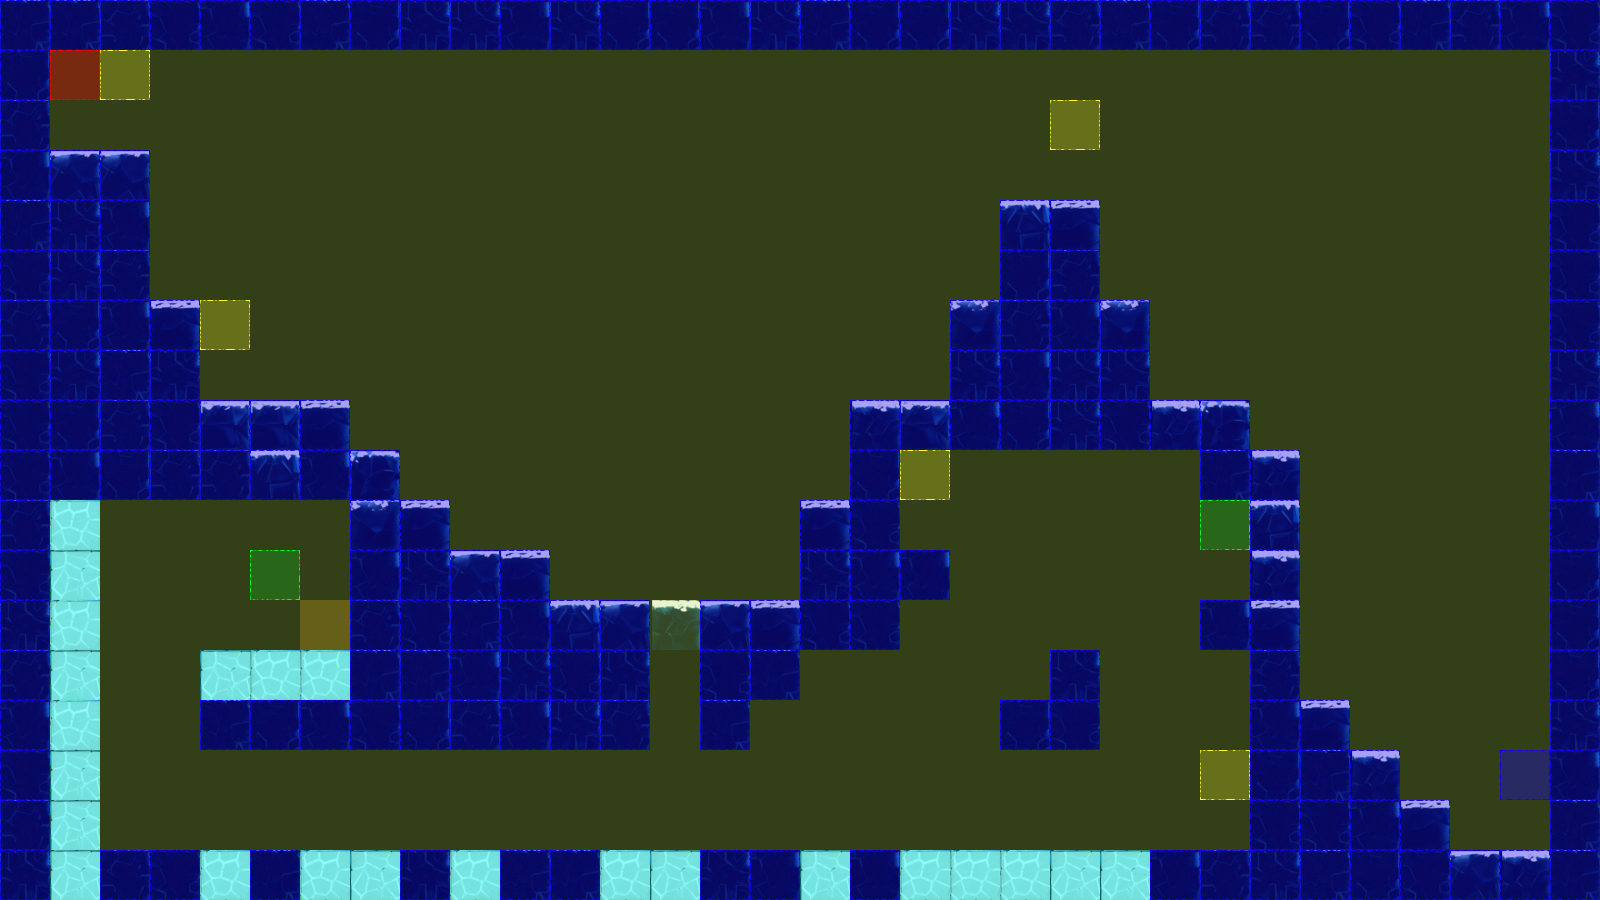

Below is a game level as drawn by its tile map, then a one-line description and the .tmx that defines it (tile-layer data replaced by summaries):
An orthogonal 32x18 tile map with 50x50 px tiles, 3 tile layers (terrain, collision, event), 2 tilesets.

<map version="1.0" orientation="orthogonal" renderorder="left-up" width="32" height="18" tilewidth="50" tileheight="50" nextobjectid="3">
 <tileset firstgid="1" name="frozenPlainsTile" tilewidth="50" tileheight="50" tilecount="50" columns="10">
  <image source="tiles/iceTile.png" width="500" height="251" />
 </tileset>
 <tileset firstgid="51" name="collisionTile" tilewidth="50" tileheight="50" tilecount="12" columns="3">
  <image source="tiles/collisionTile.png" width="150" height="200" />
 </tileset>
 <layer name="terrain" width="32" height="18">
  <data>[576 cells, 211 non-empty, 15 distinct tile ids]</data>
 </layer>
 <layer name="collision" width="32" height="18">
  <data>[576 cells, 576 non-empty, 3 distinct tile ids]</data>
 </layer>
 <layer name="event" width="32" height="18">
  <data>[576 cells, 10 non-empty, 5 distinct tile ids]</data>
 </layer>
</map>
